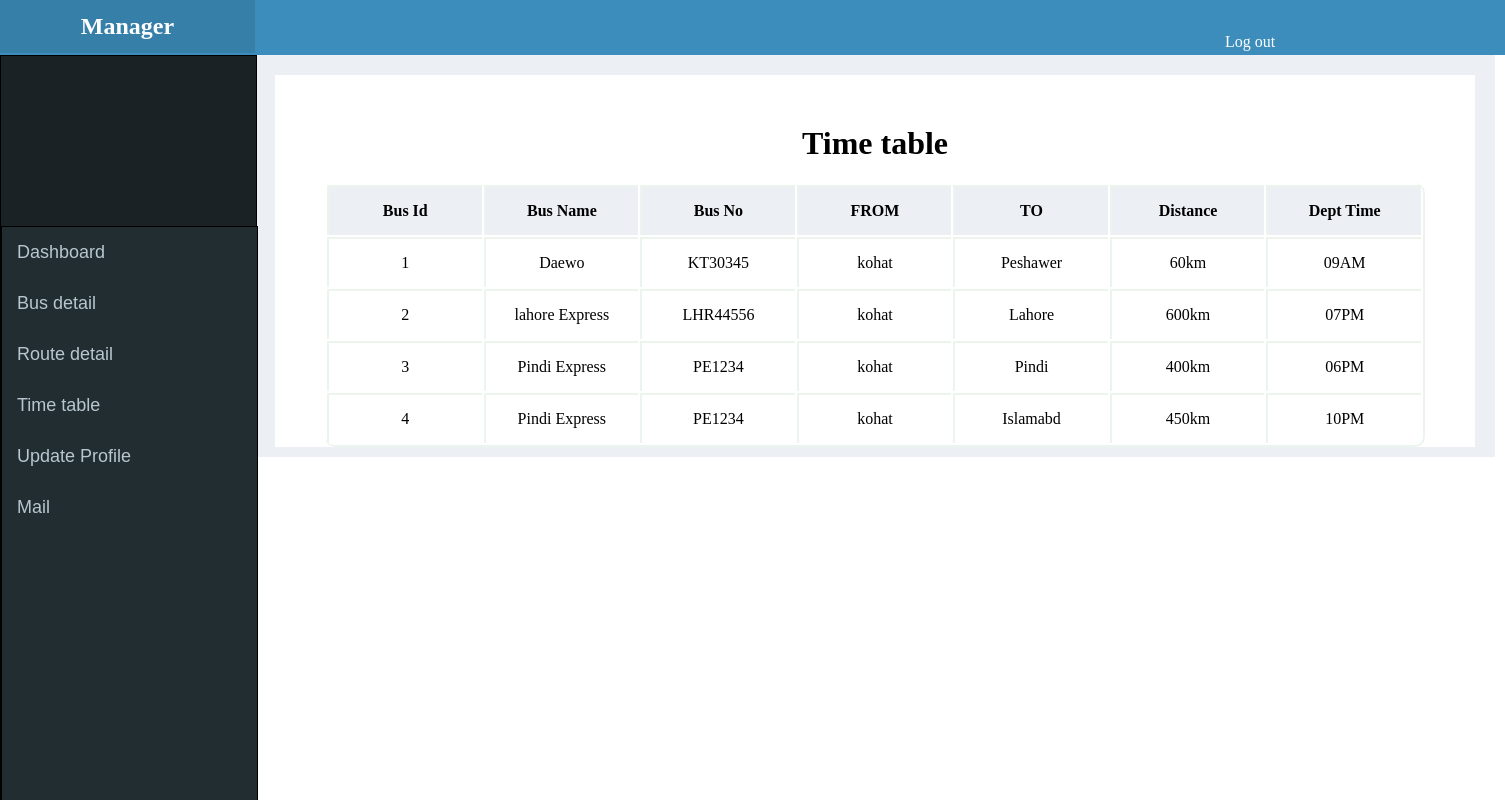
Screenshot of /manager/time_table.php (signed in) with the database file from the repository.
### tables this page shows
CREATE TABLE IF NOT EXISTS `route_tbl` (
  `route_id` int(11) NOT NULL,
  `vehicle_id` int(11) NOT NULL,
  `route_name` varchar(255) NOT NULL,
  `route_description` varchar(255) NOT NULL,
  `route_map` varchar(255) NOT NULL,
  `route_start` varchar(255) NOT NULL,
  `route_end` varchar(255) NOT NULL,
  `route_distance` varchar(255) NOT NULL,
  `dept_time` varchar(255) NOT NULL,
  `ticket_price` int(11) NOT NULL
);

CREATE TABLE IF NOT EXISTS `vehicle_tbl` (
  `vehicle_id` int(11) NOT NULL,
  `vehicle_name` varchar(255) NOT NULL,
  `vehicle_description` varchar(255) NOT NULL,
  `vehicle_no` varchar(255) NOT NULL,
  `vehicle_color` varchar(255) NOT NULL,
  `vehicle_mileage` varchar(255) NOT NULL,
  `vehicle_driver` varchar(255) NOT NULL,
  `vehicle_doctor` varchar(255) NOT NULL,
  `vehicle_hostess` varchar(255) NOT NULL
);

### admin/classes/general.class.php (called while the page is built, shortened)
	<?php
class general
{
function time_table()
	{
		$conn = mysqli_connect(HOST,USER,PASS,DB);
        $query = "select * from vehicle_tbl left join route_tbl on route_tbl.vehicle_id = vehicle_tbl.vehicle_id ";
		$sql = mysqli_query($conn,$query);
		$i=0;
		while($row = mysqli_fetch_assoc($sql))
		{
			$data[$i] = $row;
			$i++;
		}
		return $data;
	}
}
?>

### admin/classes/login.class.php (called while the page is built, shortened)
<?php
class login
{
	function check_login()
	{
		$conn = mysqli_connect(HOST,USER,PASS,DB);
		 $query = "select * from user_tbl where user_id = ".$_SESSION['webapp']['user']['user_id'];
		$sql = mysqli_query($conn,$query);
		$data = mysqli_num_rows($sql);
	}
}
?>

### manager/time_table.php (the view, shortened to what this page needs)
<?php
$check = new login;
$check->check_login();
?>
<?php include(MANAGER_PATH.'include/header.php'); ?>
<?php include(MANAGER_PATH.'include/sidbar.php'); ?>
<?php
$gen = new general;
$table_data = $gen->time_table();
	?>
<htlm>
<head>
<link rel="stylesheet" href="css/style.css">
</head>
<body>
<div class="main_body">
<div class="main_inner">
	<h1  style="text-align:center;margin-top:0px;padding-top:50px;"> Time table </h1>
<table style="border-bottom:2px solid #ECF5ED;border-right:2px solid #ECF5ED; width:1100px;margin:0 auto;border-radius:10px;">
<tr>
       <th style="background-color:#ECF0F5;height:50px;width:150px;border-color:#ECF5ED;">
			Bus Id
	</th>
	 <th style="background-color:#ECF0F5;height:50px;width:150px;border-color:#ECF5ED;">
		Bus Name
	</th>
	 <th style="background-color:#ECF0F5;height:50px;width:150px;border-color:#ECF5ED;">
		Bus No
	</th>
	 <th style="background-color:#ECF0F5;height:50px;width:150px;border-color:#ECF5ED;">
		FROM
	</th>
	 <th style="background-color:#ECF0F5;height:50px;width:150px;border-color:#ECF5ED;">
		TO
	</th>
		 <th style="background-color:#ECF0F5;height:50px;width:150px;border-color:#ECF5ED;">
	 Distance
	</th>
		 <th style="background-color:#ECF0F5;height:50px;width:150px;border-color:#ECF5ED;">
		Dept Time
	</th>
</tr>
<?php
	$counter=0;
    foreach($table_data as $each_row){  $counter++ ?>
<tr style="border-bottom:4px solid #fff;">
	<td style="background-color:#FFFFFF;height:50px;width:150px;border-color:#ECF5ED;">
	<?php echo $counter; ?>
	</td>
	<td style="background-color:#FFFFFF;height:50px;width:150px;border-color:#ECF5ED;">
	<?php echo $each_row['vehicle_name'] ?>
	</td>
	<td style="background-color:#FFFFFF;height:50px;width:150px;border-color:#ECF5ED;">
	<?php echo $each_row['vehicle_no'] ?>
	</td>
	<td style="background-color:#FFFFFF;height:50px;width:150px;border-color:#ECF5ED;">
	<?php echo $each_row['route_start'] ?>
	</td>
	<td style="background-color:#FFFFFF;height:50px;width:150px;border-color:#ECF5ED;">
		<?php echo $each_row['route_end'] ?>
	</td>
<td style="background-color:#FFFFFF;height:50px;width:150px;border-color:#ECF5ED;">
	<?php echo $each_row['route_distance'] ?>
	</td>
<td style="background-color:#FFFFFF;height:50px;width:150px;border-color:#ECF5ED;">
	<?php echo $each_row['dept_time'] ?>
	</td>
	</tr>
 <?php  } ?>
	</table>
</div>
</div>
</body>
</html>

### manager/css/style.css (style rules this page uses)
body { padding:0 auto; margin:0 auto; }
.main_body { width:1240px; height:auto; background-color:#ECF0F5; padding-bottom:10px; margin-left:255px; margin-top:55px; float:left; }
.main_inner { width:1200px; height:auto; background-color:#FFFFFF; margin-left:20px; margin-top:20px; }

### manager/time_table.php (style rules this page uses)
table tr td { text-align:center;border-top:2px solid #000;border-left:2px solid #000;background-color:#FFFFFF; }
table tr th { text-align:center;border-top:2px solid #000;border-left:2px solid #000;background-color:#FFFFFF; }

### rows the page displays
route_tbl: vehicle.vehicle_name "Daewo", vehicle.vehicle_no "KT30345", route_start "kohat", route_end "Peshawer", route_distance "60km", dept_time "09AM"
route_tbl: vehicle.vehicle_name "lahore Express", vehicle.vehicle_no "LHR44556", route_start "kohat", route_end "Lahore", route_distance "600km", dept_time "07PM"
route_tbl: vehicle.vehicle_name "Pindi Express", vehicle.vehicle_no "PE1234", route_start "kohat", route_end "Pindi", route_distance "400km", dept_time "06PM"
route_tbl: vehicle.vehicle_name "Pindi Express", vehicle.vehicle_no "PE1234", route_start "kohat", route_end "Islamabd", route_distance "450km", dept_time "10PM"
